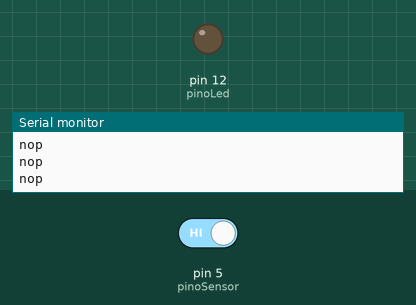
This sketch was run on a simulated Arduino Uno, built with avr-gcc and run on an emulated ATmega328P. Shown: output pins drawn as LEDs (lit = HIGH), the last lines printed to the serial monitor. The inputs (shaded band) are chosen by the test bench; at power-on: pin 5 (pinoSensor) HIGH.

Above: at 1.2 s.
1.3 s: pin 5 (pinoSensor) driven LOW
At 2.2 s:
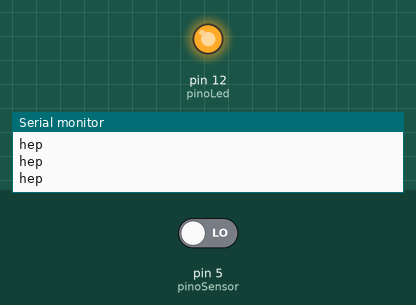
2.8 s: pin 5 (pinoSensor) driven HIGH
At 3.4 s:
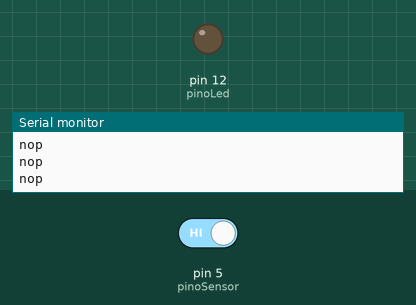
Timing chart, 0 to 5.8 s (numbered marks = the images above; inputs shaded):
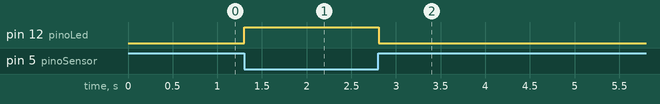

The sketch:

sensor_magnetico.ino
```cpp
const int pinoLed = 12; //PINO DIGITAL UTILIZADO PELO LED
const int pinoSensor = 5; //PINO DIGITAL UTILIZADO PELO SENSOR

void setup(){
  Serial.begin(9600);
  Serial.println("magnetico test!");
  pinMode(pinoSensor, INPUT_PULLUP); //DEFINE O PINO COMO ENTRADA / "_PULLUP" É PARA ATIVAR O RESISTOR INTERNO
  //DO ARDUINO PARA GARANTIR QUE NÃO EXISTA FLUTUAÇÃO ENTRE 0 (LOW) E 1 (HIGH)
  pinMode(pinoLed, OUTPUT); //DEFINE O PINO COMO SAÍDA
  digitalWrite(pinoLed, LOW); //LED INICIA DESLIGADO
}

void loop(){
  if(digitalRead(pinoSensor) == LOW){ //SE A LEITURA DO PINO FOR IGUAL A LOW, FAZ
      digitalWrite(pinoLed, HIGH); //ACENDE O LED
      Serial.println("hep");
  }else{ //SENÃO, FAZ
    digitalWrite(pinoLed, LOW); //APAGA O LED
    Serial.println("nop");

  }
}
```

Measured:
- after the input at 1.3 s, pin 12 (pinoLed): LOW → HIGH at once
- after the input at 2.8 s, pin 12 (pinoLed): HIGH → LOW at once
